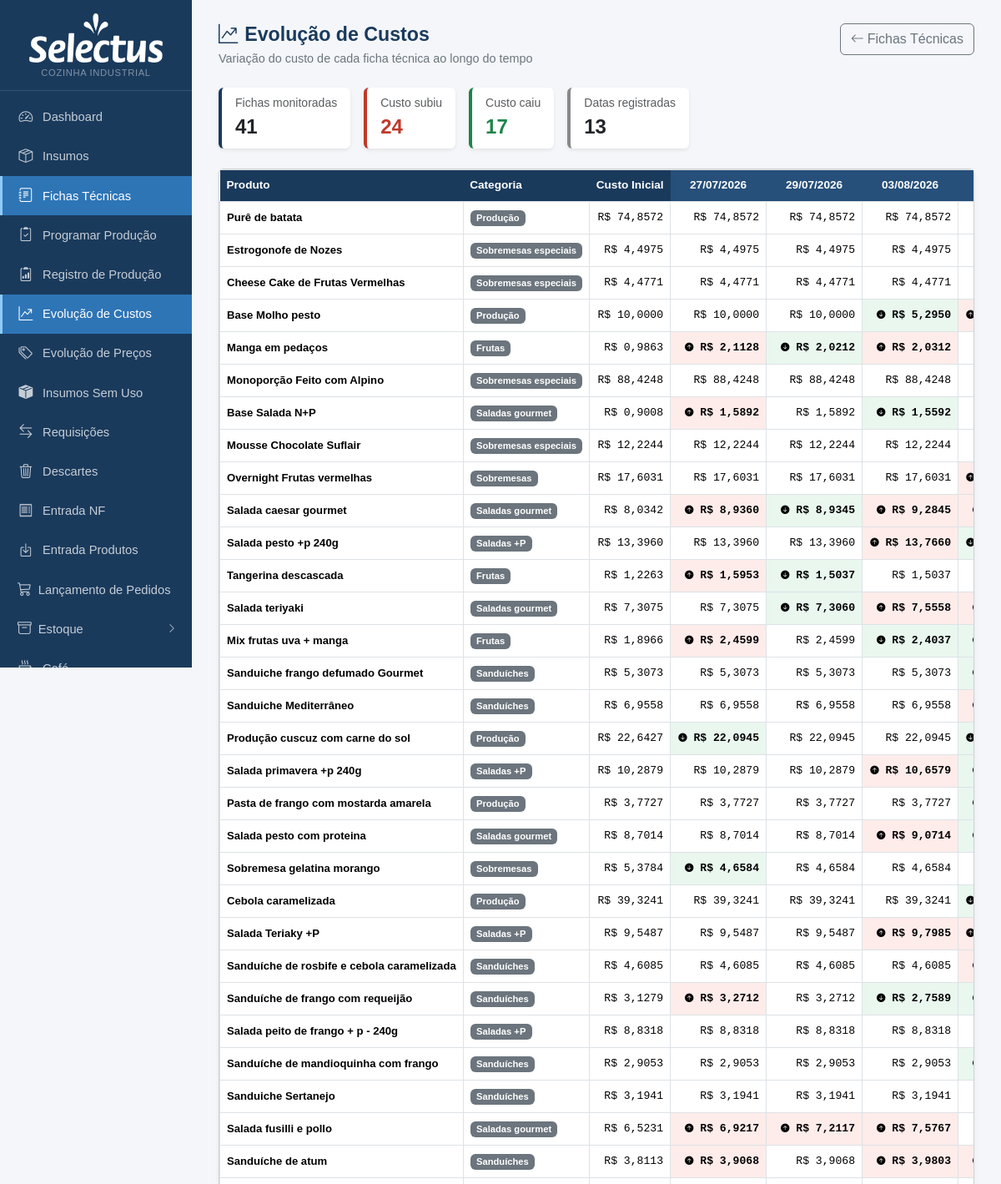
Page /fichas/evolucao-custos (upper part) on the earlier database version.
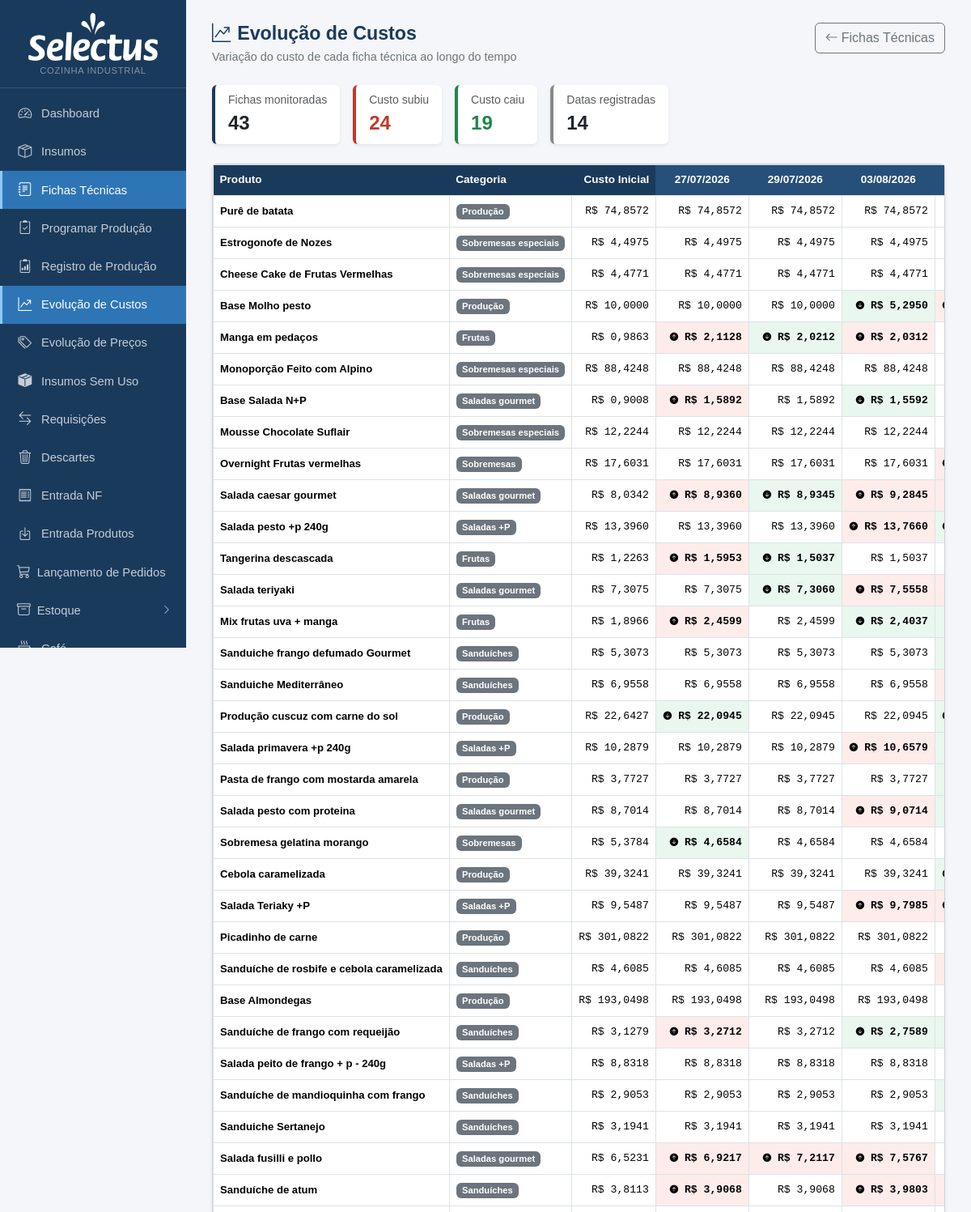
Same page on the later database version.
### tables this page shows
CREATE TABLE historico_custo_fichas (
            id INTEGER PRIMARY KEY AUTOINCREMENT,
            produto_id INTEGER NOT NULL,
            custo_anterior REAL,
            custo_novo REAL NOT NULL,
            data_registro TEXT DEFAULT CURRENT_TIMESTAMP
        );

CREATE TABLE produtos (
            id INTEGER PRIMARY KEY AUTOINCREMENT,
            nome TEXT NOT NULL,
            descricao TEXT,
            rendimento REAL DEFAULT 1,
            unidade_rendimento TEXT DEFAULT 'un'
        , categoria TEXT, valor_referencia REAL, status_revisao TEXT DEFAULT 'nao_revisada', status_revisao_custo TEXT DEFAULT 'nao_revisado', data_revisao TEXT, data_revisao_custo TEXT, ativo INTEGER NOT NULL DEFAULT 1, observacao TEXT);

### app.py (the view)
@app.route('/fichas/evolucao-custos')
def fichas_evolucao_custos():
    db = get_db()
    records = db.execute('''
        SELECT hcf.produto_id, p.nome produto_nome, p.categoria,
               hcf.custo_anterior, hcf.custo_novo,
               date(hcf.data_registro) data_dia
        FROM historico_custo_fichas hcf
        JOIN produtos p ON p.id = hcf.produto_id
        WHERE hcf.custo_anterior IS NOT NULL
        ORDER BY hcf.produto_id, hcf.id
    ''').fetchall()
    db.close()
    dates = sorted(set(r['data_dia'] for r in records))
    by_pid = {}
    for r in records:
        pid = r['produto_id']
        if pid not in by_pid:
            by_pid[pid] = {'nome': r['produto_nome'], 'categoria': r['categoria'] or '',
                           'inicial': r['custo_anterior'], 'por_data': {}}
        by_pid[pid]['por_data'][r['data_dia']] = r['custo_novo']
    for pid, d in by_pid.items():
        ultimo = d['inicial']
        for dt in dates:
            if dt not in d['por_data']:
                d['por_data'][dt] = ultimo
            else:
                ultimo = d['por_data'][dt]
        d['atual'] = d['por_data'][dates[-1]] if dates else d['inicial']
        d['var_abs'] = d['atual'] - d['inicial']
        d['var_pct'] = (d['var_abs'] / d['inicial'] * 100) if d['inicial'] else 0
        spark = [d['inicial']] + [d['por_data'][dt] for dt in dates]
        d['spark_vals'] = ','.join(str(round(v, 6)) for v in spark)
    produtos = sorted(by_pid.values(), key=lambda x: abs(x['var_pct']), reverse=True)
    return render_template('evolucao_custos.html', produtos=produtos, dates=dates)

### app.py (called while the page is built)
def _to_br(value, decimals):
    if value is None:
        return '—'
    s = f'{float(value):,.{decimals}f}'
    return s.replace(',', 'X').replace('.', ',').replace('X', '.')

@app.template_filter('brl')
def brl_filter(value, decimals=2):
    return 'R$ ' + _to_br(value, decimals)

def get_db():
    c = sqlite3.connect(DB)
    c.row_factory = sqlite3.Row
    c.execute("PRAGMA foreign_keys = ON")
    return c

def count_alertas():
    try:
        db = get_db()
        n = db.execute('''SELECT COUNT(*) FROM insumos
                          WHERE estoque_minimo > 0 AND COALESCE(estoque_atual,0) < estoque_minimo''').fetchone()[0]
        db.close()
        return n
    except:
        return 0

@app.context_processor
def inject_alertas():
    try:
        db = get_db()
        n_ped = db.execute("SELECT COUNT(*) FROM pedidos WHERE status='aberto'").fetchone()[0]
        db.close()
    except Exception:
        n_ped = 0
    return dict(n_alertas=count_alertas(), n_pedidos_abertos=n_ped)

### templates/evolucao_custos.html (shortened to what this page needs)
{% extends "base.html" %}
{% block content %}
<div class="page-header d-flex justify-content-between align-items-start">
  <div>
    <h1><i class="bi bi-graph-up-arrow me-2"></i>Evolução de Custos</h1>
    <p>Variação do custo de cada ficha técnica ao longo do tempo</p>
  </div>
  <a href="{{ url_for('fichas_lista') }}" class="btn btn-outline-secondary">
    <i class="bi bi-arrow-left me-1"></i>Fichas Técnicas
  </a>
</div>
{% if not produtos %}
<div class="text-center py-5 text-muted">
  <i class="bi bi-clock-history" style="font-size:2.5rem"></i>
  <p class="mt-2">Nenhuma alteração de custo registrada ainda.</p>
  <p class="small">Os registros aparecerão automaticamente conforme os preços dos insumos forem atualizados.</p>
</div>
{% else %}
{% set n_subiu = namespace(v=0) %}
{% set n_caiu  = namespace(v=0) %}
{% for p in produtos %}
  {% if p.var_abs > 0 %}{% set n_subiu.v = n_subiu.v + 1 %}{% endif %}
  {% if p.var_abs < 0 %}{% set n_caiu.v  = n_caiu.v  + 1 %}{% endif %}
{% endfor %}
<div class="row g-3 mb-4">
  <div class="col-auto">
    <div class="card border-0 shadow-sm" style="border-left:4px solid #1a3a5c !important">
      <div class="card-body py-2 px-3">
        <div class="text-muted small">Fichas monitoradas</div>
        <div class="fw-bold fs-4">{{ produtos|length }}</div>
      </div>
    </div>
  </div>
  <div class="col-auto">
    <div class="card border-0 shadow-sm" style="border-left:4px solid #c0392b !important">
      <div class="card-body py-2 px-3">
        <div class="text-muted small">Custo subiu</div>
        <div class="fw-bold fs-4 col-var-pos">{{ n_subiu.v }}</div>
      </div>
    </div>
  </div>
  <div class="col-auto">
    <div class="card border-0 shadow-sm" style="border-left:4px solid #1e8449 !important">
      <div class="card-body py-2 px-3">
        <div class="text-muted small">Custo caiu</div>
        <div class="fw-bold fs-4 col-var-neg">{{ n_caiu.v }}</div>
      </div>
    </div>
  </div>
  <div class="col-auto">
    <div class="card border-0 shadow-sm" style="border-left:4px solid #888 !important">
      <div class="card-body py-2 px-3">
        <div class="text-muted small">Datas registradas</div>
        <div class="fw-bold fs-4">{{ dates|length }}</div>
      </div>
    </div>
  </div>
</div>
<div class="card shadow-sm">
  <div class="card-body p-0" style="overflow-x:auto">
    <table class="table table-bordered mb-0 tbl-evolucao">
      <thead>
        <tr>
          <th style="min-width:190px">Produto</th>
          <th style="min-width:100px">Categoria</th>
          <th class="text-end" style="min-width:95px">Custo Inicial</th>
          {% for dt in dates %}
          <th class="th-date" style="min-width:115px">
            {{ dt[8:10] }}/{{ dt[5:7] }}/{{ dt[0:4] }}
          </th>
          {% endfor %}
        </tr>
      </thead>
      <tbody>
        {% for p in produtos %}
        {% set prev = namespace(v=p.inicial) %}
        <tr>
          <td class="fw-semibold">{{ p.nome }}</td>
          <td>
            {% if p.categoria %}
              <span class="badge bg-secondary" style="font-size:.7rem">{{ p.categoria }}</span>
            {% else %}<span class="text-muted">—</span>{% endif %}
          </td>
          <td class="num cell-igual">{{ p.inicial|brl(4) }}</td>
          {% for dt in dates %}
            {% set cv = p.por_data[dt] %}
            {% if cv > prev.v %}
              <td class="num cell-subiu">
                <i class="bi bi-arrow-up-circle-fill" style="font-size:.65rem"></i> {{ cv|brl(4) }}
              </td>
            {% elif cv < prev.v %}
              <td class="num cell-caiu">
                <i class="bi bi-arrow-down-circle-fill" style="font-size:.65rem"></i> {{ cv|brl(4) }}
              </td>
            {% else %}
              <td class="num cell-igual">{{ cv|brl(4) }}</td>
            {% endif %}
            {% set prev.v = cv %}
          {% endfor %}
        </tr>
        {% endfor %}
      </tbody>
    </table>
  </div>
</div>
{% endif %}
{% endblock %}

### templates/base.html (shortened to what this page needs)
<!DOCTYPE html>
<html lang="pt-BR">
<head>
  <link href="https://cdn.jsdelivr.net/npm/bootstrap@5.3.3/dist/css/bootstrap.min.css" rel="stylesheet">
  <link href="https://cdn.jsdelivr.net/npm/bootstrap-icons@1.11.3/font/bootstrap-icons.min.css" rel="stylesheet">
</head>
<body>
<div id="sidebar">
  <div class="brand text-center" style="padding:16px 12px 12px">
    <img src="{{ url_for('static', filename='logo.png') }}" alt="Mercado Selectus"
         style="max-width:160px;width:100%;filter:brightness(0) invert(1)">
    <span style="font-size:.7rem;color:rgba(255,255,255,.45);display:block;margin-top:4px;letter-spacing:.06em;text-transform:uppercase">Cozinha Industrial</span>
  </div>
  <nav class="mt-2">
    <a href="{{ url_for('index') }}" class="{{ 'active' if request.endpoint == 'index' }}">
      <i class="bi bi-speedometer2"></i> Dashboard
    </a>
    <a href="{{ url_for('insumos_lista') }}" class="{{ 'active' if 'insumo' in request.endpoint }}">
      <i class="bi bi-box-seam"></i> Insumos
    </a>
    <a href="{{ url_for('fichas_lista') }}" class="{{ 'active' if 'ficha' in request.endpoint }}">
      <i class="bi bi-journal-text"></i> Fichas Técnicas
    </a>
    <a href="{{ url_for('producao') }}" class="{{ 'active' if request.endpoint == 'producao' }}">
      <i class="bi bi-clipboard2-check"></i> Programar Produção
    </a>
    <a href="{{ url_for('registro_lista') }}" class="{{ 'active' if 'registro' in request.endpoint }}">
      <i class="bi bi-clipboard2-data"></i> Registro de Produção
    </a>
    <a href="{{ url_for('fichas_evolucao_custos') }}" class="{{ 'active' if request.endpoint == 'fichas_evolucao_custos' }}">
      <i class="bi bi-graph-up-arrow"></i> Evolução de Custos
    </a>
    <a href="{{ url_for('insumos_evolucao_precos') }}" class="{{ 'active' if request.endpoint == 'insumos_evolucao_precos' }}">
      <i class="bi bi-tags"></i> Evolução de Preços
    </a>
    <a href="{{ url_for('insumos_sem_uso') }}" class="{{ 'active' if request.endpoint == 'insumos_sem_uso' }}">
      <i class="bi bi-box-seam-fill"></i> Insumos Sem Uso
    </a>
    <a href="{{ url_for('requisicoes_lista') }}" class="{{ 'active' if 'requisicao' in request.endpoint }}">
      <i class="bi bi-arrow-left-right"></i> Requisições
    </a>
    <a href="{{ url_for('descartes_lista') }}" class="{{ 'active' if 'descarte' in request.endpoint }}">
      <i class="bi bi-trash3"></i> Descartes
    </a>
    <a href="{{ url_for('nf_lista') }}" class="{{ 'active' if 'nf' in request.endpoint }}">
      <i class="bi bi-receipt"></i> Entrada NF
    </a>
    <a href="{{ url_for('ep_lista') }}" class="{{ 'active' if 'ep_' in request.endpoint }}">
      <i class="bi bi-box-arrow-in-down"></i> Entrada Produtos
    </a>
    <a href="{{ url_for('pedidos_lista') }}" class="{{ 'active' if 'pedidos' in request.endpoint }}" style="justify-content:space-between">
      <span><i class="bi bi-cart3 me-2"></i>Lançamento de Pedidos</span>
    </a>
    {% set estoque_open = request.endpoint in ('alertas', 'estoque_pdv', 'estoque_consolidado', 'estoque_semana', 'estoque_reposicao') %}
    {% set revenda_open = request.endpoint in ('estoque_pdv', 'estoque_consolidado', 'estoque_semana', 'estoque_reposicao') %}
    <button class="sidebar-group-toggle d-flex align-items-center justify-content-between w-100"
            type="button"
            data-bs-toggle="collapse" data-bs-target="#sub-estoque"
            aria-expanded="{{ 'true' if estoque_open else 'false' }}">
      <span><i class="bi bi-archive me-2"></i>Estoque</span>
      <i class="bi bi-chevron-{{ 'down' if estoque_open else 'right' }}" style="font-size:.75rem"></i>
    </button>
    <a href="{{ url_for('cafe_lista') }}" class="{{ 'active' if 'cafe' in request.endpoint }}">
      <i class="bi bi-cup-hot"></i> Café
    </a>
  </nav>
</div>
<div id="main">
  {% block content %}{% endblock %}
</div>
</body>
</html>

### templates/evolucao_custos.html (style rules this page uses)
.tbl-evolucao th, .tbl-evolucao td { white-space: nowrap; font-size: .82rem; }
.tbl-evolucao thead th { background: #1a3a5c; color: #fff; border-color: #2e5080; }
.tbl-evolucao thead th.th-date { background: #264f7a; text-align: center; }
.tbl-evolucao td.num { text-align: right; font-family: monospace; }
.cell-subiu { background: #fdecea !important; color: #c0392b; font-weight: 600; }
.cell-caiu { background: #e9f7ef !important; color: #1e8449; font-weight: 600; }
.cell-igual { color: #555; }
.col-var-pos { color: #c0392b; font-weight: 700; }
.col-var-neg { color: #1e8449; font-weight: 700; }

Differences in the rows shown:
added historico_custo_fichas: nome "Picadinho de carne", categoria "Produção", inicial|brl "R$ 301,0822", dates "R$ 301,0822" "R$ 301,0822" "R$ 301,0822"
added historico_custo_fichas: nome "Base Almondegas", categoria "Produção", inicial|brl "R$ 193,0498", dates "R$ 193,0498" "R$ 193,0498" "R$ 193,0498"
Other differences:
{{ produtos|length }}: "41" → "43"
{{ n_caiu.v }}: "17" → "19"
{{ dates|length }}: "13" → "14"
